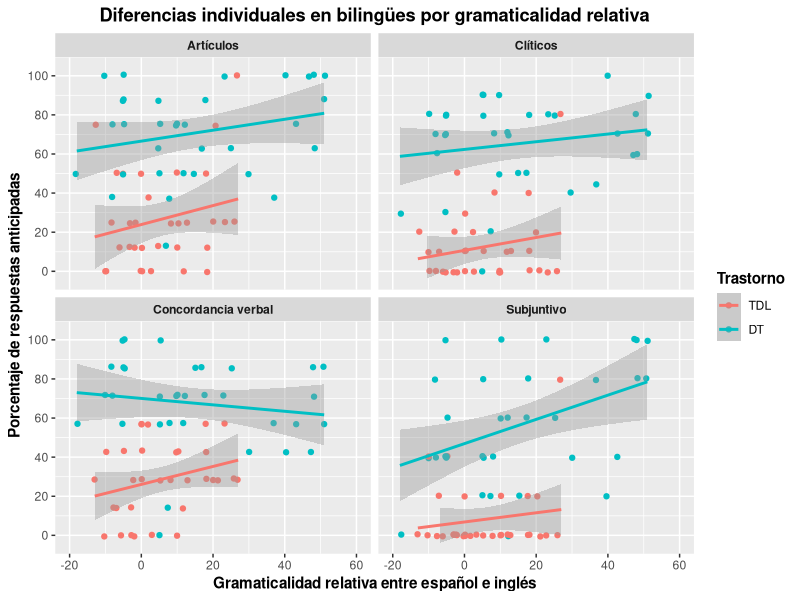
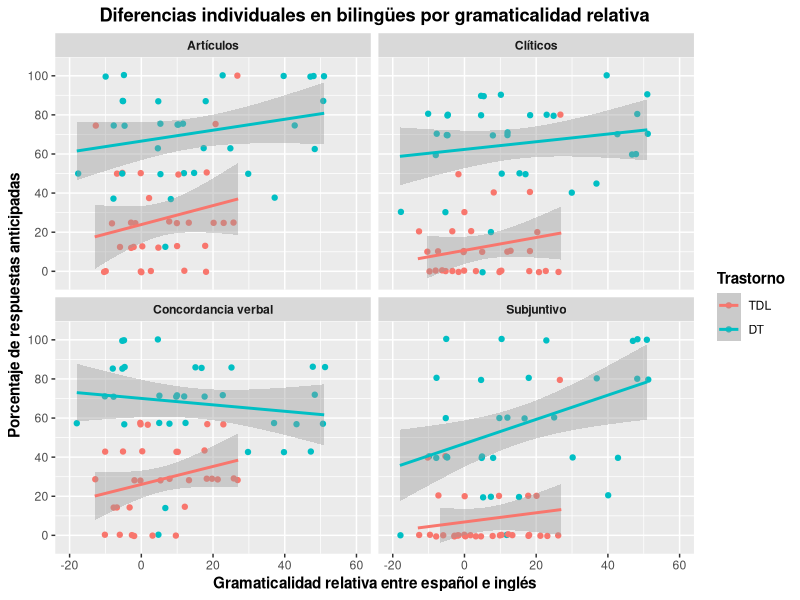

Source code (R) for these figures, in order: (Note: this script raises an error after producing the figures.)
library(here)
library(tidyverse)
library(lme4)
library(lmerTest)

options(scipen = 99)


# Prepare data
## Load CSV
Data <- read_csv(here("CSV Files", "Aggregated Long Data.csv")) %>% 
  filter(Lang_Group == "Bilingual")
Data <- Data[!is.na(Data$Structure),]
Data$Group <- factor(Data$Group, levels = c("BL-TD", "BL-DLD"))
Data$Structure <- factor(Data$Structure, c("Adjectives", "Articles", "Clitics", "Verbal Agreement", "Subjunctive"))


## Prepare averages by structures
Averages <- Data %>% 
  group_by(Code, Status, Structure) %>%
  summarize(Total_Accuracy = sum(Accuracy, na.rm = TRUE),
            Total_Responses = sum(!is.na(Accuracy)),
            Ratio = Total_Accuracy/Total_Responses) %>% 
  mutate(Ratio = (Ratio*100))


## Prepare individual variables
Load_Variables <- read_csv(here("CSV Files", "Aggregated Long Data.csv")) %>% 
  filter(Lang_Group == "Bilingual") %>% 
  filter(Item == "Article_1") %>% 
  select(Code, Relative_Morphosyntax)

Master <- left_join(Averages, Load_Variables, by = "Code")
Master$Structure <- factor(Master$Structure, c("Adjectives", "Articles", "Clitics", "Verbal Agreement", "Subjunctive"))


# Generate relative PGU plot
Morphosyntactic_Dominance <- Master %>% 
  ggplot(aes(x = Relative_Morphosyntax, y = Ratio, color = Status)) +
  facet_wrap(vars(Structure), 
             labeller = labeller(Structure = c("Articles" = "Artículos",
                                               "Clitics" = "Clíticos", 
                                               "Verbal Agreement" = "Concordancia verbal",
                                               "Subjunctive" = "Subjuntivo"))) +
  geom_jitter(mapping = aes(color = Status)) +
  geom_smooth(method = glm) +
  scale_x_continuous(breaks = seq(-20, 60, 20), 
                     limits = c(-20, 60)) +
  scale_y_continuous(breaks = seq(0, 100, 20), 
                     limits = c(-4, 104)) +
  scale_color_discrete(labels = c("DLD" = "TDL", "TD" = "DT")) +
  labs(x = "Gramaticalidad relativa entre español e inglés", 
       y = "Porcentaje de respuestas anticipadas", 
       title = "Diferencias individuales en bilingües por gramaticalidad relativa", 
       color = "Trastorno") +
  theme(axis.title = element_text(face = "bold"),
        plot.title = element_text(hjust = 0.5, face = "bold"),
        legend.title = element_text(face = "bold"),
        strip.text = element_text(face = "bold"))

Morphosyntactic_Dominance

ggsave(filename = here("Conferences", "SIUS", "Graphs", "Morphosyntax.pdf"),
       plot = Morphosyntactic_Dominance,
       device = "pdf",
       width = 8,
       height = 6,
       units = "in")


# Run correlation
Individual_Differences_Correlation <- glmer(Accuracy ~ Group * Relative_Morphosyntax +
                                  (1 | Code) + (1 | Item),
                                data = Data,
                                family = "binomial")

summary(Individual_Differences_Correlation)

Individual_Differences_Table <- tidy(Individual_Differences_Correlation, effects = "fixed") %>%
  bind_rows(tidy(Individual_Differences_Correlation, effects = "ran_pars")) %>% 
  mutate(across(where(is.numeric), round, digits = 3)) %>% 
  filter(effect != "ran_pars") %>%
  select(-effect, -statistic) %>%
  rename(Variable = term, Estimado = estimate, Error_est = std.error, p = p.value) %>% 
  write_csv(here("Conferences", "SIUS", "Results", "SIUS Individual Differences GLMM.csv"))


  
